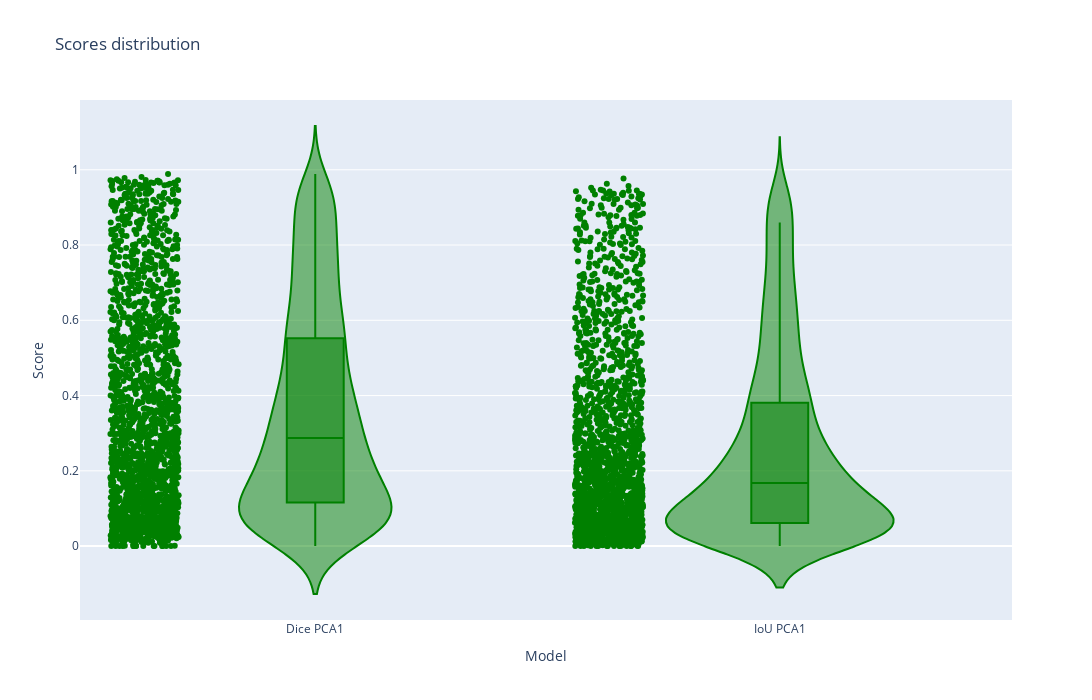

Notebook code for this chart:
### Code cell
fig = px.violin(df_res[['Dice PCA1', 'IoU PCA1']], points="all", color_discrete_sequence=['green'], title='Scores distribution', box=True, width=1400, height=700)
fig.update_layout(xaxis_title='Model', yaxis_title='Score')
fig.show()
fig.write_html('res_pca_nb_scores.html')

### Figure 1 — Plotly figure (JSON) as saved in the notebook; plotly's stock layout.template omitted (floating-point values rounded to 4 significant figures; data arrays with more than 128 entries replaced by an {"elided": "..."} marker saying what was removed)
{"data": [{"alignmentgroup": "True", "box": {"visible": true}, "hovertemplate": "variable=%{x}<br>value=%{y}<extra></extra>", "legendgroup": "", "marker": {"color": "green"}, "name": "", "offsetgroup": "", "orientation": "v", "points": "all", "scalegroup": "True", "showlegend": false, "type": "violin", "x": {"elided": "4000 str values"}, "x0": " ", "xaxis": "x", "y": {"elided": "4000 float values"}, "y0": " ", "yaxis": "y"}], "layout": {"height": 700, "legend": {"tracegroupgap": 0}, "title": {"text": "Scores distribution"}, "violinmode": "group", "width": 1400, "xaxis": {"anchor": "y", "domain": [0, 1], "title": {"text": "Model"}}, "yaxis": {"anchor": "x", "domain": [0, 1], "title": {"text": "Score"}}}}
